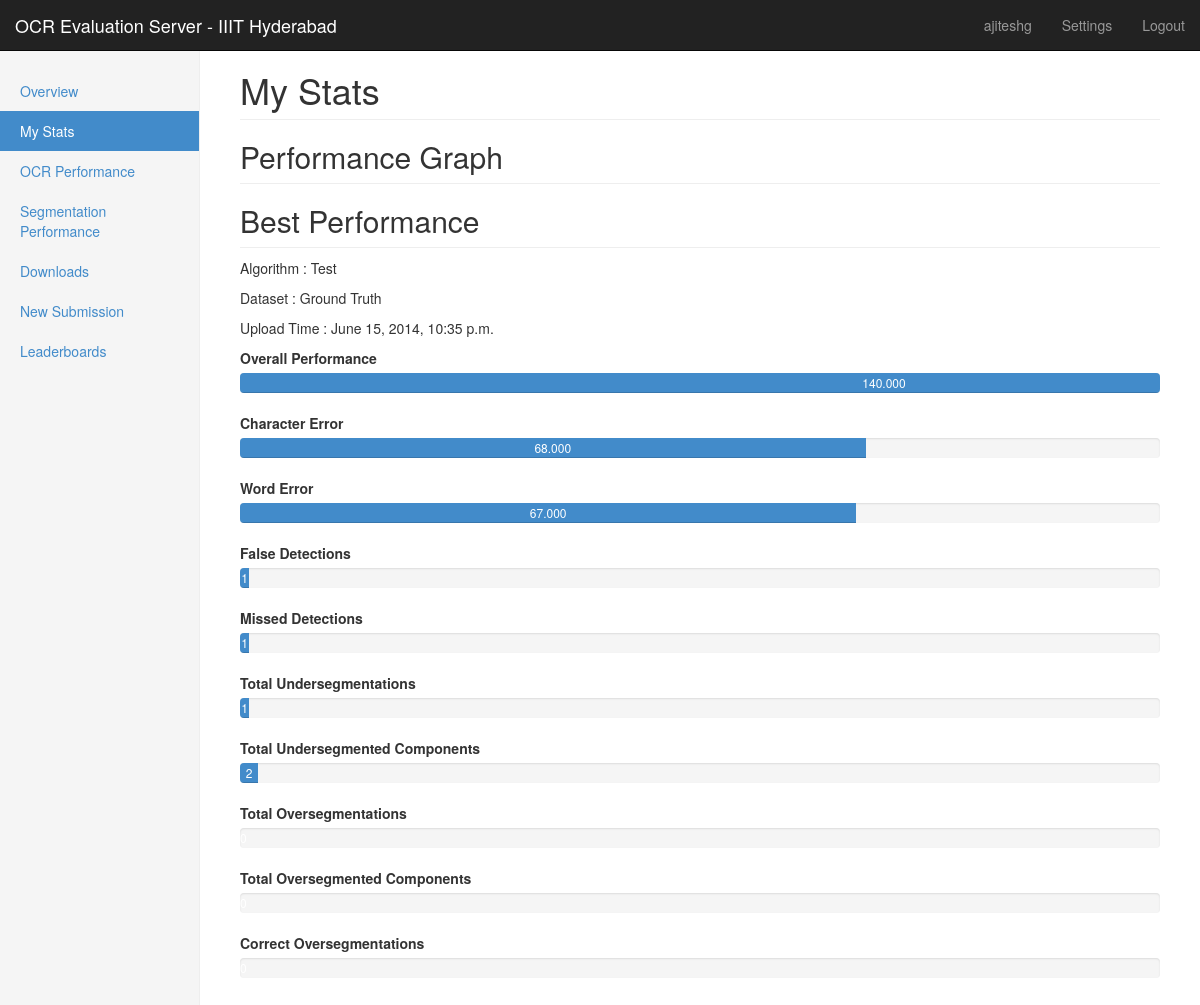
The app's page /mystats/ (signed in) with its own data.
### ocr_evaluation/models.py (models this page shows)
class Performance(models.Model):
    history = models.ForeignKey(History)
    char_error = models.DecimalField(max_digits=6,decimal_places=3)
    word_error = models.DecimalField(max_digits=6,decimal_places=3)
    false_detect = models.IntegerField()
    missed_detect = models.IntegerField()
    under_seg = models.IntegerField()
    under_seg_comp = models.IntegerField()
    over_seg = models.IntegerField()
    over_seg_comp = models.IntegerField()
    correct_seg = models.IntegerField()
    total = models.DecimalField(max_digits=6,decimal_places=3)

class History(models.Model):
    user = models.ForeignKey(User)
    dataset = models.ForeignKey(TestData)
    upfile = models.FileField(upload_to='mydata/')
    uptime = models.DateTimeField()
    algo = models.CharField(max_length=50)

class TestData(models.Model):
    name = models.CharField(max_length=50)
    datafile = models.FileField(upload_to='testdata/')

### ocr_evaluation/views.py (the view)
# urls.py: url(r'^mystats/$', 'ocr_evaluation.views.mystats'),
def mystats(request):
    best = Performance.objects.order_by('-total').first()
    data =  [
        ['Time', 'Total'],
    ]
    hist = Performance.objects.filter(history__user=User.objects.get(id=request.user.id))
    for h in hist:
        data.append([h.history.uptime, h.total])
    chart = flot.LineChart(SimpleDataSource(data=data), html_id="line_chart")
    return render(request, 'mystats.html', {'chart': chart, 'best': best,})

### ocr_evaluation/templates/mystats.html (shortened to what this page needs)
{% extends "account/dash_base.html" %}
{% load staticfiles %}
{% block sidebar %}
  <div class="container-fluid">
    <div class="row">
      <div class="col-sm-3 col-md-2 sidebar">
        <ul class="nav nav-sidebar">
          <li><a href="/accounts/profile/">Overview</a></li>
          <li class="active"><a href="/mystats/">My Stats</a></li>
          <li><a href="/ocr_performance/">OCR Performance</a></li>
          <li><a href="/seg_performance/">Segmentation Performance</a></li>
          <li><a href="/file_list/">Downloads</a></li>
          <li><a href="/upload/">New Submission</a></li>
          <li><a href="/leaderboards/">Leaderboards</a></li>
        </ul>
      </div>
{% endblock %}
{% block content %}
  <div class="col-sm-9 col-sm-offset-3 col-md-10 col-md-offset-2 main">
    <h1 class="page-header">My Stats</h1>
    <h2 class="sub-header">Performance Graph</h2>
    <h2 class="sub-header">Best Performance</h2>
    <p>Algorithm : {{ best.history.algo }}</p>
    <p>Dataset : {{ best.history.dataset.name }}</p>
    <p>Upload Time : {{ best.history.uptime }}</p>
    <label>Overall Performance</label>
    <div class="progress">
      <div class="progress-bar" role="progressbar" aria-valuenow="{{ best.total }}" aria-valuemin="0" aria-valuemax="300" style="width: {{ best.total }}%;">{{ best.total }}</div>
    </div>
    <label>Character Error</label>
    <div class="progress">
      <div class="progress-bar" role="progressbar" aria-valuenow="{{ best.char_error }}" aria-valuemin="0" aria-valuemax="100" style="width: {{ best.char_error }}%;">{{ best.char_error }}</div>
    </div>
    <label>Word Error</label>
    <div class="progress">
      <div class="progress-bar" role="progressbar" aria-valuenow="{{ best.word_error }}" aria-valuemin="0" aria-valuemax="100" style="width: {{ best.word_error }}%;">{{ best.word_error }}</div>
    </div>
    <label>False Detections</label>
    <div class="progress">
      <div class="progress-bar" role="progressbar" aria-valuenow="{{ best.false_detect }}" aria-valuemin="0" aria-valuemax="100" style="width: {{ best.false_detect }}%;">{{ best.false_detect }}</div>
    </div>
    <label>Missed Detections</label>
    <div class="progress">
      <div class="progress-bar" role="progressbar" aria-valuenow="{{ best.missed_detect }}" aria-valuemin="0" aria-valuemax="100" style="width: {{ best.missed_detect }}%;">{{ best.missed_detect }}</div>
    </div>
      <label>Total Undersegmentations</label>
    <div class="progress">
      <div class="progress-bar" role="progressbar" aria-valuenow="{{ best.under_seg }}" aria-valuemin="0" aria-valuemax="100" style="width: {{ best.under_seg }}%;">{{ best.under_seg }}</div>
    </div>
      <label>Total Undersegmented Components</label>
    <div class="progress">
      <div class="progress-bar" role="progressbar" aria-valuenow="{{ best.under_seg_comp }}" aria-valuemin="0" aria-valuemax="100" style="width: {{ best.under_seg_comp }}%;">{{ best.under_seg_comp }}</div>
    </div>
      <label>Total Oversegmentations</label>
    <div class="progress">
    </div>
      <label>Total Oversegmented Components</label>
    <div class="progress">
    </div>
      <label>Correct Oversegmentations</label>
    <div class="progress">
    </div>
  </div>
{% endblock %}

### ocr_evaluation/templates/account/dash_base.html (shortened to what this page needs)
{% load staticfiles %}
{% load account %}
<!DOCTYPE html>
<html lang="en">
  <head>
    <link href="{% static "assets/css/bootstrap.min.css" %}" rel="stylesheet">
    <link href="{% static "assets/css/dashboard.css" %}" rel="stylesheet">
  </head>
  <body>
    <div class="navbar navbar-inverse navbar-fixed-top" role="navigation">
      <div class="container-fluid">
        <div class="navbar-header">
          <a class="navbar-brand" href="#">OCR Evaluation Server - IIIT Hyderabad</a>
        </div>
        <div class="navbar-collapse collapse">
          <ul class="nav navbar-nav navbar-right">
            <li><a href="/accounts/profile/">{{ request.user.username }}</a></li>
            <li><a href="#">Settings</a></li>
            <li><a href="/accounts/logout/">Logout</a></li>
          </ul>
        </div>
      </div>
    </div>
    {% block sidebar %}
    {% endblock %}
        {% block content %}
        {% endblock %}
      </div>
    </div>
  </body>
</html>

### static/css/dashboard.css (style rules this page uses)
body { padding-top: 50px; }
.sub-header { padding-bottom: 10px; border-bottom: 1px solid #eee; }
.sidebar { display: none; }
@media (min-width: 768px) { .sidebar { position: fixed; top: 51px; bottom: 0; left: 0; z-index: 1000; display: block; padding: 20px; overflow-x: hidden; overflow-y: auto; background-color: #f5f5f5; border-right: 1px solid #eee; } }
.nav-sidebar { margin-right: -21px; margin-bottom: 20px; margin-left: -20px; }
.nav-sidebar > li > a { padding-right: 20px; padding-left: 20px; }
.nav-sidebar > .active > a { color: #fff; background-color: #428bca; }
.main { padding: 20px; }
@media (min-width: 768px) { .main { padding-right: 40px; padding-left: 40px; } }
.main .page-header { margin-top: 0; }
a { outline:none; }

### records on screen
Performance: history.algo "Test", history.dataset.name "Ground Truth", history.uptime "June 15, 2014, 10:35 p.m.", total "140.000", char_error "68.000", word_error "67.000", false_detect "1", missed_detect "1", under_seg "1", under_seg_comp "2"

### other values on screen
{{ request.user.username }} "ajiteshg"
